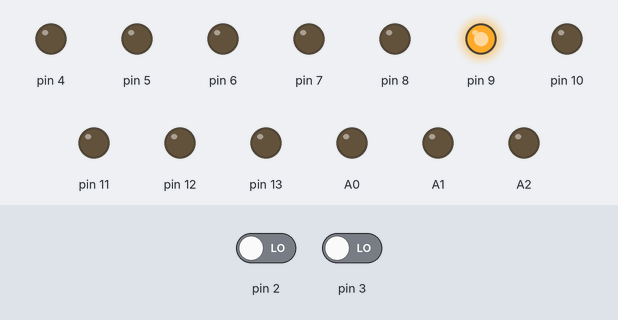
Recording of a sketch running on a simulated Arduino Uno, built with avr-gcc and run on an emulated ATmega328P. Shown: output pins drawn as LEDs (lit = HIGH). Dashed ring = blinking. The test bench sets the inputs (shaded band); at power-on: pin 2 LOW, pin 3 LOW.

Above: at 1.2 s.
1.3 s: pin 2 driven HIGH
At 2.0 s:
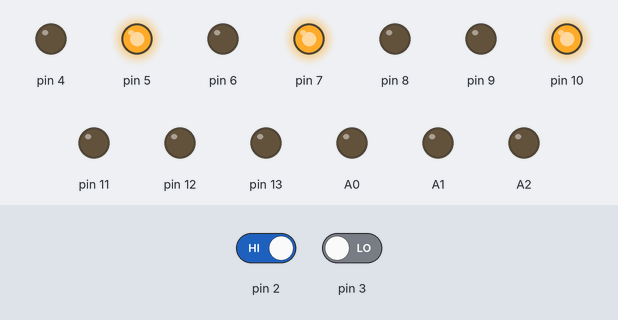
At 2.8 s:
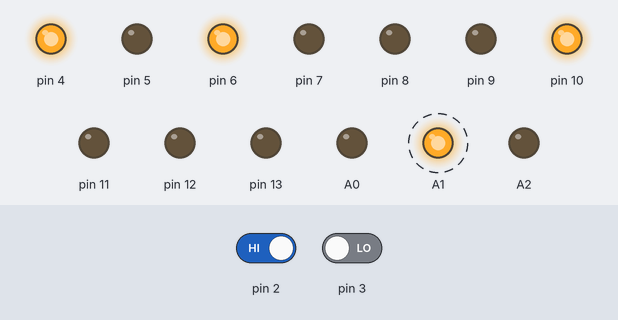
4.3 s: pin 3 driven HIGH
At 6.2 s:
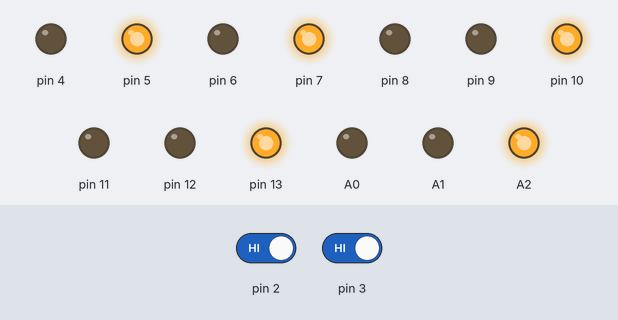
Timing chart, 0 to 16.3 s (numbered marks = the images above; inputs shaded):
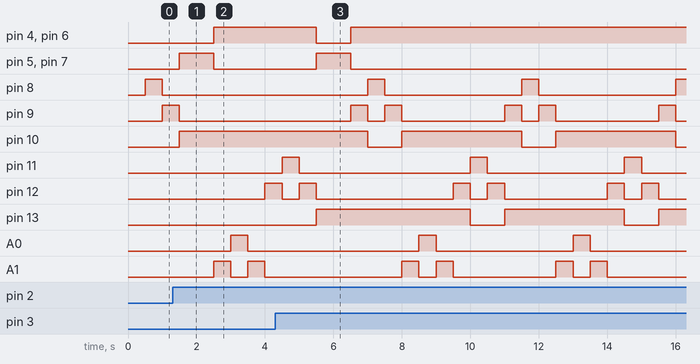

The sketch:

1A18N.ino
```cpp
volatile bool r;

void setup() {
  pinMode(2,INPUT);
  pinMode(3,INPUT);
  pinMode(4,OUTPUT);
  pinMode(5,OUTPUT);
  pinMode(6,OUTPUT);
  pinMode(7,OUTPUT);
  pinMode(8,OUTPUT);
  pinMode(9,OUTPUT);
  pinMode(10,OUTPUT);
  pinMode(11,OUTPUT);
  pinMode(12,OUTPUT);
  pinMode(13,OUTPUT);
  pinMode(A0,OUTPUT);
  pinMode(A1,OUTPUT);
  pinMode(A2,OUTPUT);
  attachInterrupt(digitalPinToInterrupt(2),request,RISING);
  attachInterrupt(digitalPinToInterrupt(3),request,RISING);
}
void loop() {
  delay(500);
  digitalWrite(10,LOW);
  digitalWrite(9,LOW);
  digitalWrite(8,HIGH);
  delay(500);
  digitalWrite(10,LOW);
  digitalWrite(8,LOW);
  digitalWrite(9,HIGH);
  delay(500);
  digitalWrite(9,LOW);
  digitalWrite(10,HIGH);
  if(r){   digitalWrite(7,HIGH);   digitalWrite(5,HIGH);   digitalWrite(6,LOW);   digitalWrite(4,LOW);   delay(1000);   digitalWrite(7,LOW);   digitalWrite(5,LOW);   digitalWrite(6,HIGH);   digitalWrite(4,HIGH);r=0; }
  digitalWrite(A1,HIGH);
  delay(500);
  digitalWrite(A2,LOW);
  digitalWrite(A1,LOW);
  digitalWrite(A0,HIGH);
  delay(500);
  digitalWrite(A1,HIGH);
  digitalWrite(A0,LOW);
  delay(500);
  digitalWrite(A1,LOW);
  digitalWrite(A2,HIGH);
  if(r){   digitalWrite(7,HIGH);   digitalWrite(5,HIGH);   digitalWrite(6,LOW);   digitalWrite(4,LOW);   delay(1000);   digitalWrite(7,LOW);   digitalWrite(5,LOW);   digitalWrite(6,HIGH);   digitalWrite(4,HIGH);r=0; }
  digitalWrite(12,HIGH);
  delay(500);
  digitalWrite(13,LOW);
  digitalWrite(12,LOW);
  digitalWrite(11,HIGH);
  delay(500);
  digitalWrite(12,HIGH);
  digitalWrite(11,LOW);
  delay(500);
  digitalWrite(12,LOW);
  digitalWrite(13,HIGH);
  if(r){   digitalWrite(7,HIGH);   digitalWrite(5,HIGH);   digitalWrite(6,LOW);   digitalWrite(4,LOW);   delay(1000);   digitalWrite(7,LOW);   digitalWrite(5,LOW);   digitalWrite(6,HIGH);   digitalWrite(4,HIGH);r=0; }
  digitalWrite(9,HIGH);
}
void request(){
  r = true;
}
```

Measured:
- after the input at 1.3 s, pin 4, pin 6: LOW → HIGH after 1.2 s; pin 5, pin 7: LOW → HIGH after 0.20 s, → LOW 1.0 s later; pin 11: stays LOW (without the input it goes to HIGH after 2.2 s); A2: LOW → HIGH after 2.7 s instead of 1.7 s
- after the input at 4.3 s, pin 4, pin 6: HIGH → LOW after 1.2 s, → HIGH 1.0 s later; pin 5, pin 7: LOW → HIGH after 1.2 s, → LOW 1.0 s later
- by itself, pin 8, A0: alternates HIGH for 0.50 s and LOW for 4.0 s
- by itself, pin 9: repeats every 4.5 s: LOW 0.50 s, HIGH 0.50 s, LOW 3.0 s, HIGH 0.50 s
- by itself, pin 10: alternates HIGH for 3.5 s and LOW for 1.0 s
